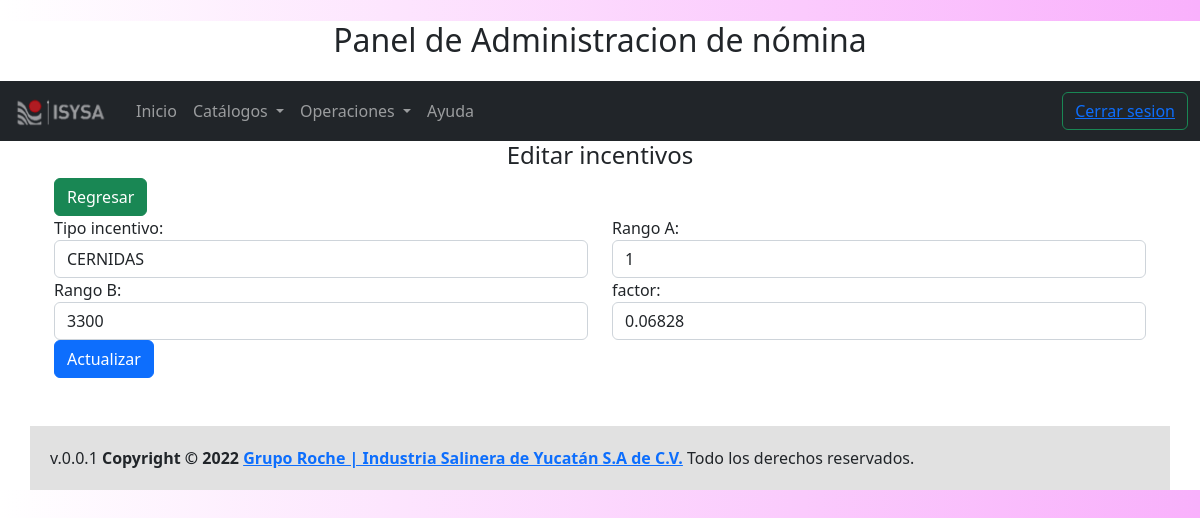
Page /admin-incentivo-M_b_cer/actualizar?id=1 (signed in) on the committed database.
### tables this page shows
CREATE TABLE IF NOT EXISTS `m_b_cer` (
  `id` int(11) NOT NULL AUTO_INCREMENT,
  `produc41_incen_id` int(1) NOT NULL,
  `rangoA` int(11) DEFAULT NULL,
  `rangoB` int(11) DEFAULT NULL,
  `factor` decimal(8,5) DEFAULT NULL,
  PRIMARY KEY (`id`),
  KEY `produc41_incen_id_idx` (`produc41_incen_id`)
);

CREATE TABLE IF NOT EXISTS `produc_incen` (
  `id` int(1) NOT NULL AUTO_INCREMENT,
  `nombreP` char(10) NOT NULL,
  PRIMARY KEY (`id`)
);

### views/admin/incentivo/M_b_cer/formulario.php (the view, shortened to what the rows shown need)
<div class="row">
    <div class="form-group col">
        <label  for="produc41_incen_id">Tipo incentivo:</label>
        <select name="produc41_incen_id" id="produc41_incen_id" class="form-control">
            <?php foreach($produc_incen as $produc_incen) { ?>
                <option <?php echo $M_b_cer->produc41_incen_id === $produc_incen->id ? 'selected' : '' ?> value="<?php echo s($produc_incen->id); ?>"><?php echo s($produc_incen->nombreP) ; ?>
            <?php  } ?>
        </select>
    </div>
    <div class="form-group col">
         <label  for="rangoA">Rango A:</label>
         <input type="number" class="form-control" id='rangoA' name="rangoA" placeholder="" value="<?php echo $M_b_cer->rangoA;?>"/>
    </div>
</div>
<div class="row">
    <div class="form-group col">
        <label  for="rangoB">Rango B:</label>
        <input type="number" class="form-control" id='rangoB' name="rangoB" placeholder="" value="<?php echo $M_b_cer->rangoB;?>"/>
    </div>
    <div class="form-group col">
        <label  for="factor">factor:</label>
        <input type="number" step="any" class="form-control" id='factor' name="factor" placeholder="" value="<?php echo $M_b_cer->factor;?>"/>
    </div>
</div>

### rows in the picture
m_b_cer: produc41_incen_id "CERNIDAS", rangoA "1", rangoB "3300", factor "0.06828"
